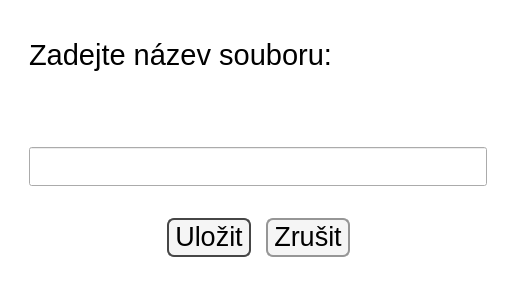
<?xml version="1.0" encoding="UTF-8"?>
<ui version="4.0">
 <class>Dialog</class>
 <widget class="QDialog" name="Dialog">
  <property name="geometry">
   <rect>
    <x>0</x>
    <y>0</y>
    <width>516</width>
    <height>287</height>
   </rect>
  </property>
  <property name="windowTitle">
   <string>Uložit jako</string>
  </property>
  <property name="styleSheet">
   <string notr="true">#Dialog {
	background-color:rgb(255, 255, 255);
}

#widget QPushButton {
	background-color:rgb(223, 223, 223);
	border: none;
	border-radius: 10px;
	padding: 0 0 0 5px;
}

#widget QPushButton:hover {
	border-bottom: 4px solid black;
}

#widget QPushButton:checked {
	background-color:rgb(37, 150, 255);
}

#widget_3 QPushButton {
	border-radius: 7;
	background-color: rgb(245, 245, 245);
	padding: 1 6 3 6px;
}

#widget_3 QPushButton:hover {
	background-color: rgb(204, 204, 204);
}

#btnCancel {
	border: 2px solid rgb(150, 150, 150);
}


#btnSave {
	border: 2px solid #464646;
}


#lblError {
	color: red;
}






</string>
  </property>
  <layout class="QVBoxLayout" name="verticalLayout">
   <item>
    <widget class="QWidget" name="widget_2" native="true">
     <layout class="QVBoxLayout" name="verticalLayout_2">
      <property name="spacing">
       <number>2</number>
      </property>
      <property name="bottomMargin">
       <number>4</number>
      </property>
      <item>
       <widget class="QWidget" name="widget_5" native="true">
        <layout class="QHBoxLayout" name="horizontalLayout_4">
         <property name="topMargin">
          <number>3</number>
         </property>
         <property name="bottomMargin">
          <number>3</number>
         </property>
         <item>
          <widget class="QLabel" name="lblFileName">
           <property name="font">
            <font>
             <family>Segoe UI</family>
             <pointsize>22</pointsize>
            </font>
           </property>
           <property name="text">
            <string>Zadejte název souboru:</string>
           </property>
          </widget>
         </item>
        </layout>
       </widget>
      </item>
      <item>
       <widget class="QWidget" name="widget_4" native="true">
        <property name="maximumSize">
         <size>
          <width>16777215</width>
          <height>40</height>
         </size>
        </property>
        <layout class="QHBoxLayout" name="horizontalLayout_2">
         <property name="bottomMargin">
          <number>0</number>
         </property>
         <item>
          <widget class="QLabel" name="lblError">
           <property name="font">
            <font>
             <family>Segoe UI</family>
             <pointsize>17</pointsize>
             <weight>75</weight>
             <bold>true</bold>
            </font>
           </property>
           <property name="text">
            <string/>
           </property>
          </widget>
         </item>
        </layout>
       </widget>
      </item>
      <item>
       <widget class="QWidget" name="widget_6" native="true">
        <layout class="QHBoxLayout" name="horizontalLayout_5">
         <property name="topMargin">
          <number>3</number>
         </property>
         <property name="bottomMargin">
          <number>3</number>
         </property>
         <item>
          <widget class="QLineEdit" name="lineEdit">
           <property name="font">
            <font>
             <family>Arial</family>
             <pointsize>20</pointsize>
            </font>
           </property>
          </widget>
         </item>
        </layout>
       </widget>
      </item>
      <item>
       <widget class="QWidget" name="widget_3" native="true">
        <layout class="QHBoxLayout" name="horizontalLayout_3">
         <property name="spacing">
          <number>15</number>
         </property>
         <property name="topMargin">
          <number>3</number>
         </property>
         <property name="bottomMargin">
          <number>3</number>
         </property>
         <item>
          <spacer name="horizontalSpacer">
           <property name="orientation">
            <enum>Qt::Horizontal</enum>
           </property>
           <property name="sizeHint" stdset="0">
            <size>
             <width>40</width>
             <height>20</height>
            </size>
           </property>
          </spacer>
         </item>
         <item>
          <widget class="QPushButton" name="btnSave">
           <property name="font">
            <font>
             <family>Segoe UI Historic</family>
             <pointsize>20</pointsize>
            </font>
           </property>
           <property name="text">
            <string>Uložit</string>
           </property>
           <property name="default">
            <bool>true</bool>
           </property>
          </widget>
         </item>
         <item>
          <widget class="QPushButton" name="btnCancel">
           <property name="font">
            <font>
             <family>Segoe UI</family>
             <pointsize>20</pointsize>
            </font>
           </property>
           <property name="text">
            <string>Zrušit</string>
           </property>
          </widget>
         </item>
         <item>
          <spacer name="horizontalSpacer_2">
           <property name="orientation">
            <enum>Qt::Horizontal</enum>
           </property>
           <property name="sizeHint" stdset="0">
            <size>
             <width>40</width>
             <height>20</height>
            </size>
           </property>
          </spacer>
         </item>
        </layout>
       </widget>
      </item>
     </layout>
    </widget>
   </item>
  </layout>
 </widget>
 <resources/>
 <connections/>
</ui>
